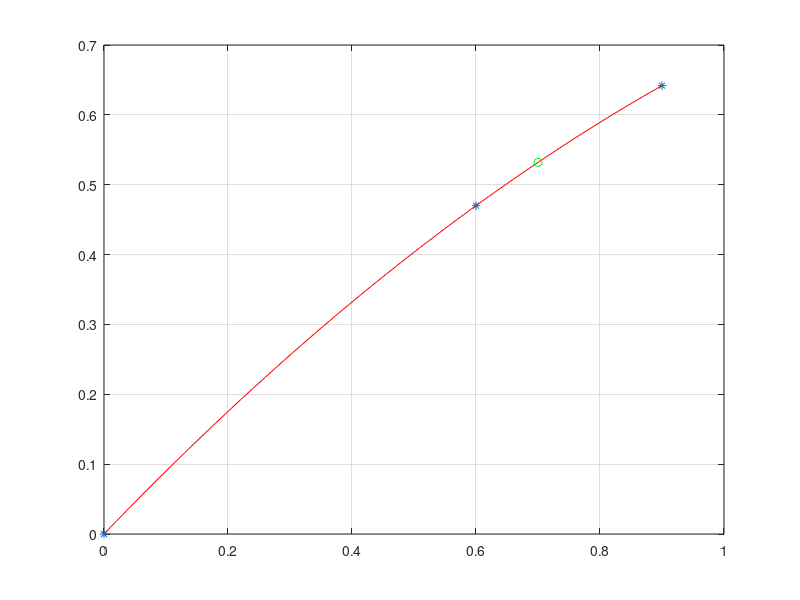

Write MATLAB code to recreate this figure.
%interpolação de lagrange 
function interpolacaolagrangeexemplo
x=[0 0.6 0.9];
y=log(x+1);
n=length(x);
xx=0.7;
px=Lag(x,y,n,xx)
exato=log(xx+1)
%grafico
x1=[x(1):0.01:x(n)];
n1=length(x1);
for k=1:n1
  p1(k)=Lag(x,y,n,x1(k));
end
plot(x,y,'*')
grid
hold on 
plot(x1,p1,'r')
hold on
plot(xx,px,'go')
erro=px-exato
end

%
function p=Lag(x,y,n,xx)
p=0;
  for i=1:n
  num=1;
  den=1;
  for j=1:n
    if (j~=i)
      num=num*(xx-x(j));
      den=den*(x(i)-x(j));
    end
  end
L=num/den;
p=p+y(i)*L;
end
end
